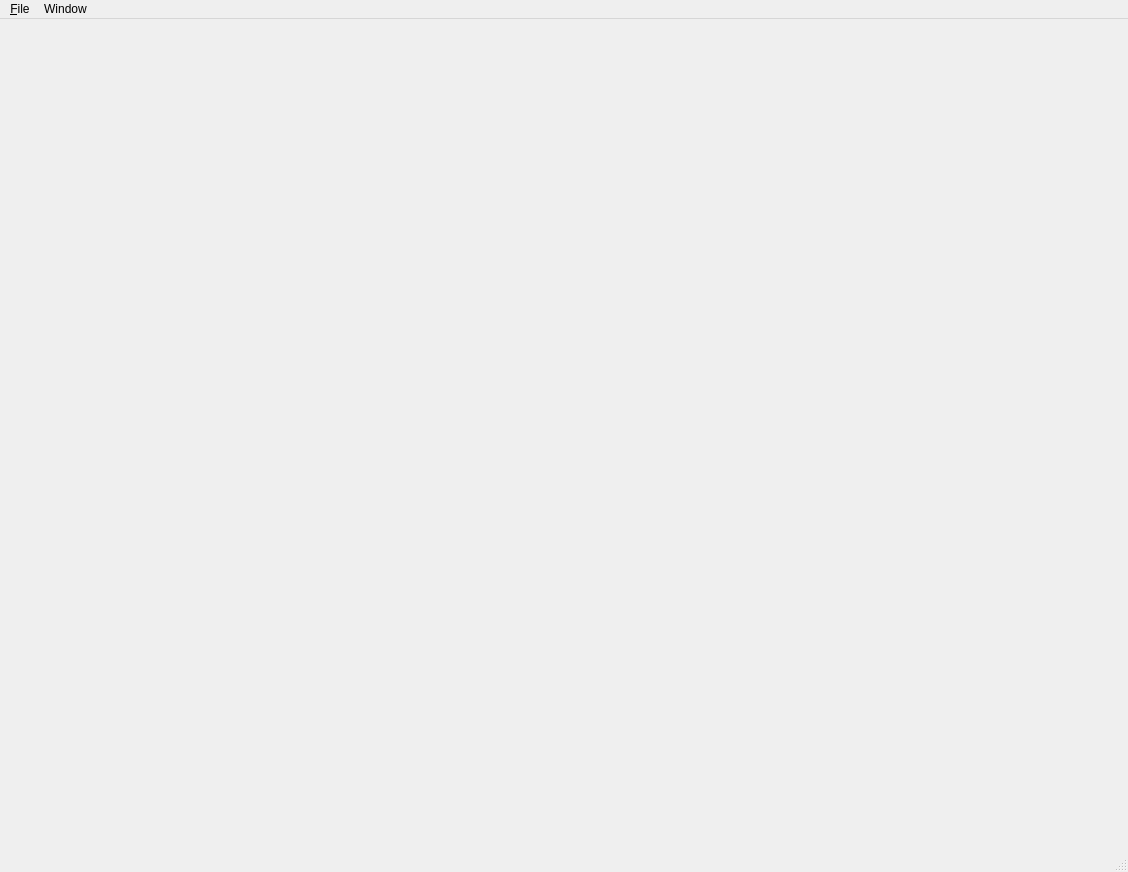
<?xml version="1.0" encoding="UTF-8"?>
<ui version="4.0">
 <class>MainWindow2</class>
 <widget class="QMainWindow" name="MainWindow2">
  <property name="geometry">
   <rect>
    <x>0</x>
    <y>0</y>
    <width>1128</width>
    <height>872</height>
   </rect>
  </property>
  <property name="windowTitle">
   <string>MainWindow</string>
  </property>
  <widget class="QWidget" name="centralwidget"/>
  <widget class="QMenuBar" name="menubar">
   <property name="geometry">
    <rect>
     <x>0</x>
     <y>0</y>
     <width>1128</width>
     <height>22</height>
    </rect>
   </property>
   <widget class="QMenu" name="menu_File">
    <property name="title">
     <string>&amp;File</string>
    </property>
    <addaction name="actionOpen"/>
    <addaction name="actionQuit"/>
   </widget>
   <widget class="QMenu" name="menuWindow">
    <property name="title">
     <string>Window</string>
    </property>
   </widget>
   <addaction name="menu_File"/>
   <addaction name="menuWindow"/>
  </widget>
  <widget class="QStatusBar" name="statusbar"/>
  <action name="actionQuit">
   <property name="text">
    <string>&amp;Quit</string>
   </property>
  </action>
  <action name="actionOpen">
   <property name="text">
    <string>&amp;Open</string>
   </property>
  </action>
 </widget>
 <resources/>
 <connections/>
</ui>
